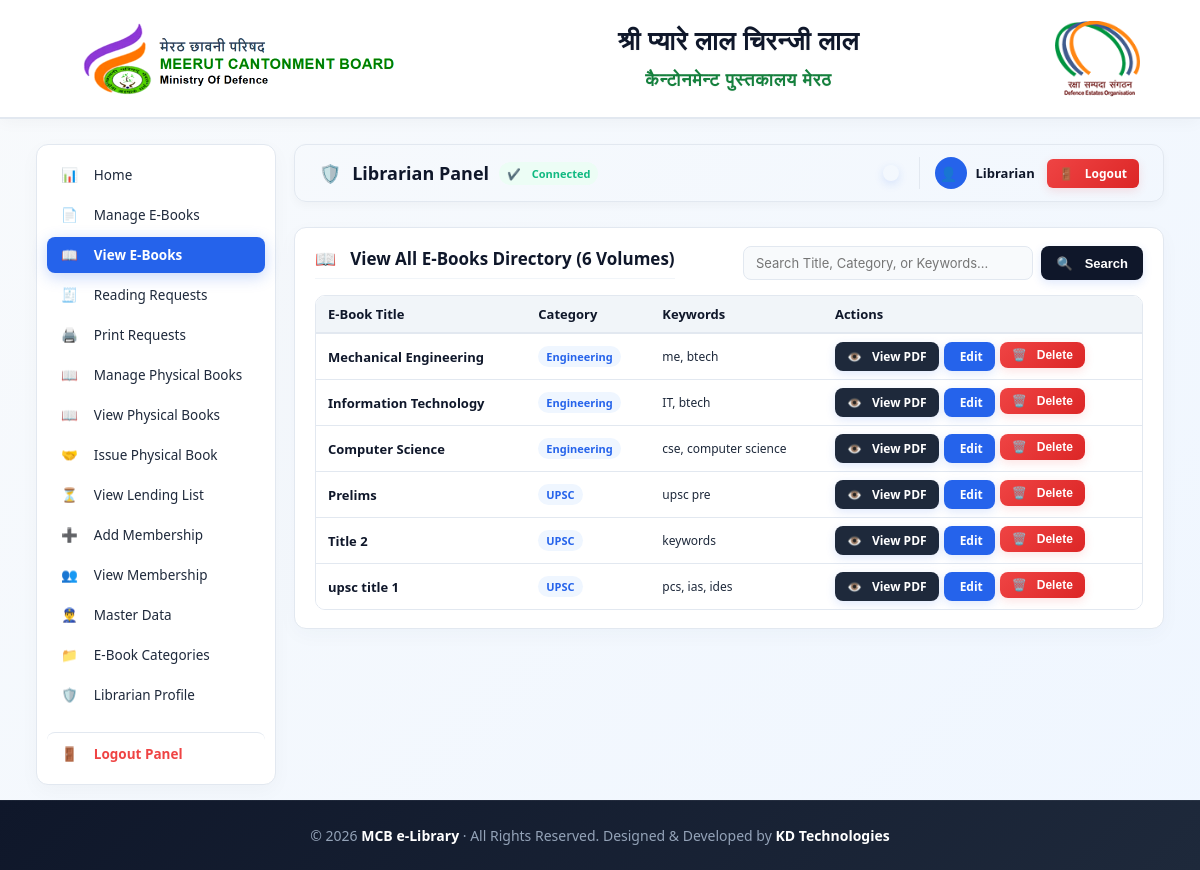
/index.php?action=admin&tab=view_ebooks (signed in), run on the app's committed database.
### tables this page shows
CREATE TABLE `ebooks` (
  `id` int(11) NOT NULL,
  `category_id` int(11) NOT NULL,
  `title` varchar(255) NOT NULL,
  `keywords` varchar(500) DEFAULT NULL,
  `pdf_file` varchar(255) NOT NULL,
  `created_at` timestamp NULL DEFAULT CURRENT_TIMESTAMP
);

CREATE TABLE `categories` (
  `id` int(11) NOT NULL,
  `name` varchar(100) NOT NULL,
  `created_at` timestamp NULL DEFAULT CURRENT_TIMESTAMP
);

### config.php (called while the page is built, shortened)
<?php
function e($v){ return htmlspecialchars((string)$v, ENT_QUOTES, 'UTF-8'); }
?>

### app/views/admin/view_ebooks.php (the view, shortened to what this page needs)
<?php
$e_search = trim($_GET['e_search'] ?? '');
$e_page = max(1, (int)($_GET['e_page'] ?? 1));
$e_limit = 10;
$where_clause = "";
$params = [];
$types = "";
if ($e_search !== '') {
    $count_stmt = $db->prepare("SELECT COUNT(*) c FROM ebooks e JOIN categories c ON c.id = e.category_id $where_clause");
    $count_stmt->bind_param($types, ...$params);
    $count_stmt->execute();
    $total_ebooks = (int)($count_stmt->get_result()->fetch_assoc()['c'] ?? 0);
    $count_stmt->close();
} else {
    $total_ebooks = (int)($db->query("SELECT COUNT(*) c FROM ebooks")->fetch_assoc()['c'] ?? 0);
}
$e_offset = ($e_page - 1) * $e_limit;
if ($e_search !== '') {
    $stmt = $db->prepare("SELECT e.*, c.name category FROM ebooks e JOIN categories c ON c.id = e.category_id $where_clause ORDER BY e.id DESC LIMIT ? OFFSET ?");
    $types_limit = $types . "ii";
    $bind_params = array_merge($params, [$e_limit, $e_offset]);
    $stmt->bind_param($types_limit, ...$bind_params);
} else {
    $stmt = $db->prepare("SELECT e.*, c.name category FROM ebooks e JOIN categories c ON c.id = e.category_id ORDER BY e.id DESC LIMIT ? OFFSET ?");
    $stmt->bind_param("ii", $e_limit, $e_offset);
}
$stmt->execute();
$ebooks_result = $stmt->get_result();
?>
<div class="card">
    <div style="display:flex; justify-content:space-between; align-items:center; flex-wrap:wrap; gap:15px; margin-bottom:15px;">
        <h3 style="margin:0;"><i class="fa-solid fa-book-open"></i> View All E-Books Directory (<?= $total_ebooks ?> Volumes)</h3>
        <form method="get" style="margin:0; display:flex; gap:8px; width:100%; max-width:400px;">
            <input type="text" name="e_search" value="<?= e($e_search) ?>" placeholder="Search Title, Category, or Keywords..." style="margin:0; font-size:13px; padding:8px 12px; flex:1;">
            <button class="btn" style="padding:8px 15px; margin:0; background:var(--navy-dark);"><i class="fa-solid fa-magnifying-glass"></i> Search</button>
        </form>
    </div>
    <div class="table-responsive">
        <table id="viewEbooksTable">
            <thead>
                <tr>
                    <th>E-Book Title</th>
                    <th>Category</th>
                    <th>Keywords</th>
                    <th>Actions</th>
                </tr>
            </thead>
            <tbody>
                <?php if ($ebooks_result->num_rows === 0): ?>
                    <tr>
                        <td colspan="4" style="text-align:center; padding:30px; color:var(--text-muted);">
                            <i class="fa-solid fa-triangle-exclamation" style="font-size:24px; margin-bottom:10px; display:block;"></i>
                            No e-books found matching your search criteria.
                        </td>
                    </tr>
                <?php else: ?>
                    <?php while($r = $ebooks_result->fetch_assoc()): ?>
                        <tr>
                            <td style="font-weight:600; color:var(--navy-dark);"><?= e($r['title']) ?></td>
                            <td><span class="badge badge-blue" style="font-size:11px; padding:3px 8px; font-weight:600;"><?= e($r['category']) ?></span></td>
                            <td style="font-size:12px; color:var(--text-secondary);"><?= e($r['keywords'] ?: '—') ?></td>
                            <td>
                                <div style="display:flex; gap:5px;">
                                    <a class="btn" style="background:var(--navy-light); padding:6px 12px; font-size:12px; display:inline-flex; align-items:center; gap:4px;" onclick="openPdfModal(<?= $r['id'] ?>, null, '<?= e(addslashes($r['title'])) ?>', true)"><i class="fa-solid fa-eye"></i> View PDF</a>
                                    <a class="btn" style="background:var(--primary); padding:6px 12px; font-size:12px; display:inline-flex; align-items:center; gap:4px;" href="?action=admin&tab=ebooks&edit=<?= $r['id'] ?>"><i class="fa-solid fa-pen-to-square"></i> Edit</a>
                                    <form method="post" action="?action=delete_ebook" class="delete-form" style="display:inline; margin:0;">
                                        <button class="danger btn btn-danger" type="submit" style="padding:6px 12px; font-size:12px; display:inline-flex; align-items:center; gap:4px;"><i class="fa-solid fa-trash-can"></i> Delete</button>
                                    </form>
                                </div>
                            </td>
                        </tr>
                    <?php endwhile; ?>
                <?php endif; ?>
            </tbody>
        </table>
    </div>
</div>

### app/views/layout/header.php (style rules this page uses)
:root { --primary: #2563eb; --primary-hover: #1d4ed8; --bg-slate: #f8fafc; --bg-card: #ffffff; --navy-dark: #0f172a; --navy-light: #1e293b; --text-dark: #1e293b; --text-muted: #64748b; --border-color: #e2e8f0; --accent-green: #10b981; --accent-red: #ef4444; --accent-orange: #f59e0b; }
* { box-sizing: border-box; transition: all 0.2s ease-in-out; }
body { margin: 0; font-family: system-ui, -apple-system, "Segoe UI", Roboto, Helvetica, Arial, sans-serif; background: linear-gradient(135deg, #f8fafc, #eff6ff); color: var(--text-dark); min-height: 100vh; display: flex; flex-direction: column; }
h1, h2, h3, h4, strong { font-family: system-ui, -apple-system, "Segoe UI", Roboto, Helvetica, Arial, sans-serif; color: var(--navy-dark); }
.card { background: var(--bg-card); padding: 18px 20px; border-radius: 12px; border: 1px solid var(--border-color); box-shadow: 0 6px 20px rgba(22, 52, 91, 0.03); margin-bottom: 16px; position: relative; overflow: hidden; }
.card::before { content: ''; position: absolute; top: 0; left: 0; width: 100%; height: 4px; background: linear-gradient(90deg, var(--primary), #60a5fa); opacity: 0; }
.card h3 { margin-top: 0; font-size: 17px; font-weight: 600; border-bottom: 1px solid #f1f5f9; padding-bottom: 8px; margin-bottom: 14px; display: flex; align-items: center; gap: 8px; }
input, select, textarea { width: 100%; padding: 8px 12px; margin: 4px 0 12px 0; border: 1px solid var(--border-color); border-radius: 8px; background-color: #f8fafc; font-family: 'Inter', sans-serif; font-size: 13.5px; }
button, .btn { background: linear-gradient(135deg, var(--primary), var(--primary-hover)); color: white; border: 0; padding: 8px 18px; border-radius: 8px; font-weight: 600; cursor: pointer; text-decoration: none; display: inline-flex; align-items: center; justify-content: center; gap: 6px; font-size: 13px; box-shadow: 0 3px 10px rgba(37, 99, 235, 0.15); }
.btn-danger, .btn.danger { background: linear-gradient(135deg, #ef4444, #dc2626); box-shadow: 0 3px 10px rgba(239, 68, 68, 0.15); }
.table-responsive { overflow-x: auto; border-radius: 10px; border: 1px solid var(--border-color); margin-top: 10px; }
table { width: 100%; border-collapse: collapse; font-size: 13px; background: #ffffff; }
th { background: #f1f5f9; color: var(--navy-dark); font-weight: 600; padding: 9px 12px; text-align: left; border-bottom: 2px solid var(--border-color); }
td { padding: 8px 12px; border-bottom: 1px solid var(--border-color); color: var(--text-dark); }
tr:last-child td { border-bottom: none; }
.badge { display: inline-flex; align-items: center; padding: 5px 12px; border-radius: 30px; font-size: 12px; font-weight: 600; gap: 5px; }
.badge-blue { background: #eff6ff; color: var(--primary); }

### data on the page
ebooks: title "Mechanical Engineering", category.name "Engineering", keywords "me, btech"
ebooks: title "Information Technology", category.name "Engineering", keywords "IT, btech"
ebooks: title "Computer Science", category.name "Engineering", keywords "cse, computer science"
ebooks: title "Prelims", category.name "UPSC", keywords "upsc pre"
ebooks: title "Title 2", category.name "UPSC", keywords "keywords"
ebooks: title "upsc title 1", category.name "UPSC", keywords "pcs, ias, ides"

### other printed values
$_SESSION['admin_user'] "Librarian"
$total_ebooks "6"
